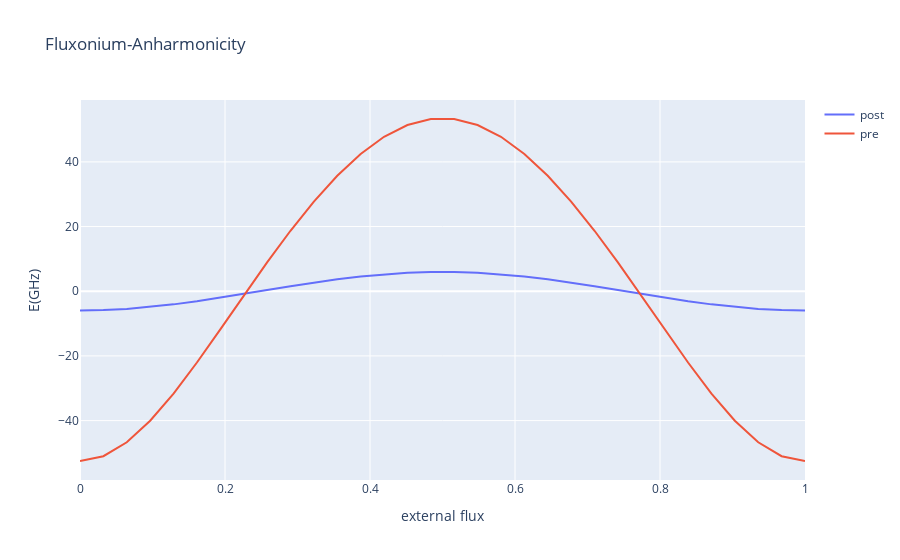

Write notebook code for a chart like this one.
### Markdown cell above
## Circuit Comparison

### Code cell
plotCompare(flux_range,{'post':post_Ex[1]-2*post_Ex[0],'pre':pre_Ex[1]-2*pre_Ex[0]},
            'Fluxonium-Anharmonicity','external flux','E(GHz)',export='pdf')
